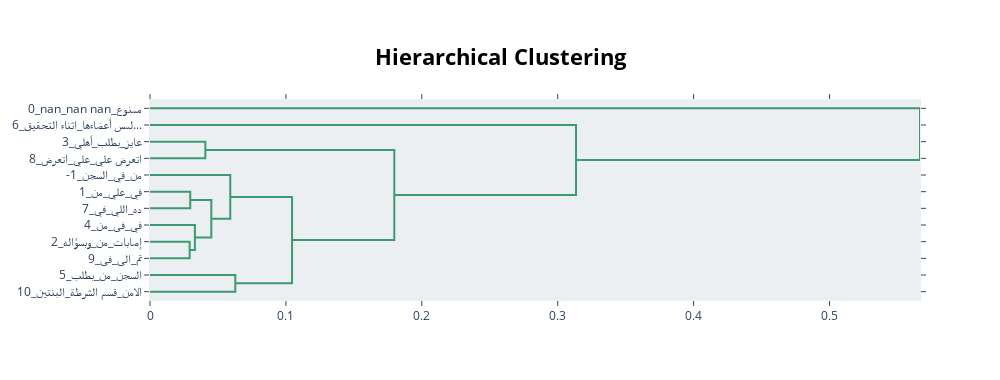

The notebook cell this image was saved under:
### Markdown cell above
Two main clusters break out by physical abuse and mental/social abuse

### Code cell
# hierarchical clustering
topic_model.visualize_hierarchy()

### Figure 1 — Plotly figure (JSON) as saved in the notebook; plotly's stock layout.template omitted (floating-point values rounded to 4 significant figures)
{"data": [{"hoverinfo": "text", "marker": {"color": "rgb(61,153,112)"}, "mode": "lines", "type": "scatter", "x": [0, 0.04073, 0.04073, 0], "xaxis": "x", "y": [-25, -25, -35, -35], "yaxis": "y"}, {"hoverinfo": "text", "marker": {"color": "rgb(61,153,112)"}, "mode": "lines", "type": "scatter", "x": [0, 0.02961, 0.02961, 0], "xaxis": "x", "y": [-55, -55, -65, -65], "yaxis": "y"}, {"hoverinfo": "text", "marker": {"color": "rgb(61,153,112)"}, "mode": "lines", "type": "scatter", "x": [0, 0.02918, 0.02918, 0], "xaxis": "x", "y": [-85, -85, -95, -95], "yaxis": "y"}, {"hoverinfo": "text", "marker": {"color": "rgb(61,153,112)"}, "mode": "lines", "type": "scatter", "x": [0, 0.03304, 0.03304, 0.02918], "xaxis": "x", "y": [-75, -75, -90, -90], "yaxis": "y"}, {"hoverinfo": "text", "marker": {"color": "rgb(61,153,112)"}, "mode": "lines", "type": "scatter", "x": [0.02961, 0.04512, 0.04512, 0.03304], "xaxis": "x", "y": [-60, -60, -82.5, -82.5], "yaxis": "y"}, {"hoverinfo": "text", "marker": {"color": "rgb(61,153,112)"}, "mode": "lines", "type": "scatter", "x": [0, 0.05906, 0.05906, 0.04512], "xaxis": "x", "y": [-45, -45, -71.25, -71.25], "yaxis": "y"}, {"hoverinfo": "text", "marker": {"color": "rgb(61,153,112)"}, "mode": "lines", "type": "scatter", "x": [0, 0.06277, 0.06277, 0], "xaxis": "x", "y": [-105, -105, -115, -115], "yaxis": "y"}, {"hoverinfo": "text", "marker": {"color": "rgb(61,153,112)"}, "mode": "lines", "type": "scatter", "x": [0.05906, 0.1045, 0.1045, 0.06277], "xaxis": "x", "y": [-58.12, -58.12, -110, -110], "yaxis": "y"}, {"hoverinfo": "text", "marker": {"color": "rgb(61,153,112)"}, "mode": "lines", "type": "scatter", "x": [0.04073, 0.1797, 0.1797, 0.1045], "xaxis": "x", "y": [-30, -30, -84.06, -84.06], "yaxis": "y"}, {"hoverinfo": "text", "marker": {"color": "rgb(61,153,112)"}, "mode": "lines", "type": "scatter", "x": [0, 0.3135, 0.3135, 0.1797], "xaxis": "x", "y": [-15, -15, -57.03, -57.03], "yaxis": "y"}, {"hoverinfo": "text", "marker": {"color": "rgb(61,153,112)"}, "mode": "lines", "type": "scatter", "x": [0, 0.5666, 0.5666, 0.3135], "xaxis": "x", "y": [-5, -5, -36.02, -36.02], "yaxis": "y"}], "layout": {"autosize": false, "height": 380, "hoverlabel": {"bgcolor": "white", "font": {"family": "Rockwell", "size": 16}}, "hovermode": "closest", "plot_bgcolor": "#ECEFF1", "showlegend": false, "title": {"font": {"color": "Black", "size": 22}, "text": "<b>Hierarchical Clustering", "x": 0.5, "xanchor": "center", "yanchor": "top"}, "width": 1000, "xaxis": {"mirror": "allticks", "rangemode": "tozero", "showgrid": false, "showline": true, "showticklabels": true, "ticks": "outside", "type": "linear", "zeroline": false}, "yaxis": {"mirror": "allticks", "range": [-120, 0], "rangemode": "tozero", "showgrid": false, "showline": true, "showticklabels": true, "tickmode": "array", "ticks": "outside", "ticktext": ["0_nan_nan nan_ممنوع", "6_لمس أعضاءها_اثناء التحقيق...", "3_عايز_بطلب_أهلي", "8_اتعرض علي_علي_اتعرض", "-1_من_في_السجن", "1_في_علي_من", "7_ده_اللي_في", "4_في_فى_من", "2_إصابات_من_وبسؤاله", "9_تم_الى_فى", "5_السجن_من_بطلب", "10_الامن_قسم الشرطة_البنتين"], "tickvals": [-5, -15, -25, -35, -45, -55, -65, -75, -85, -95, -105, -115], "type": "linear", "zeroline": false}}}
